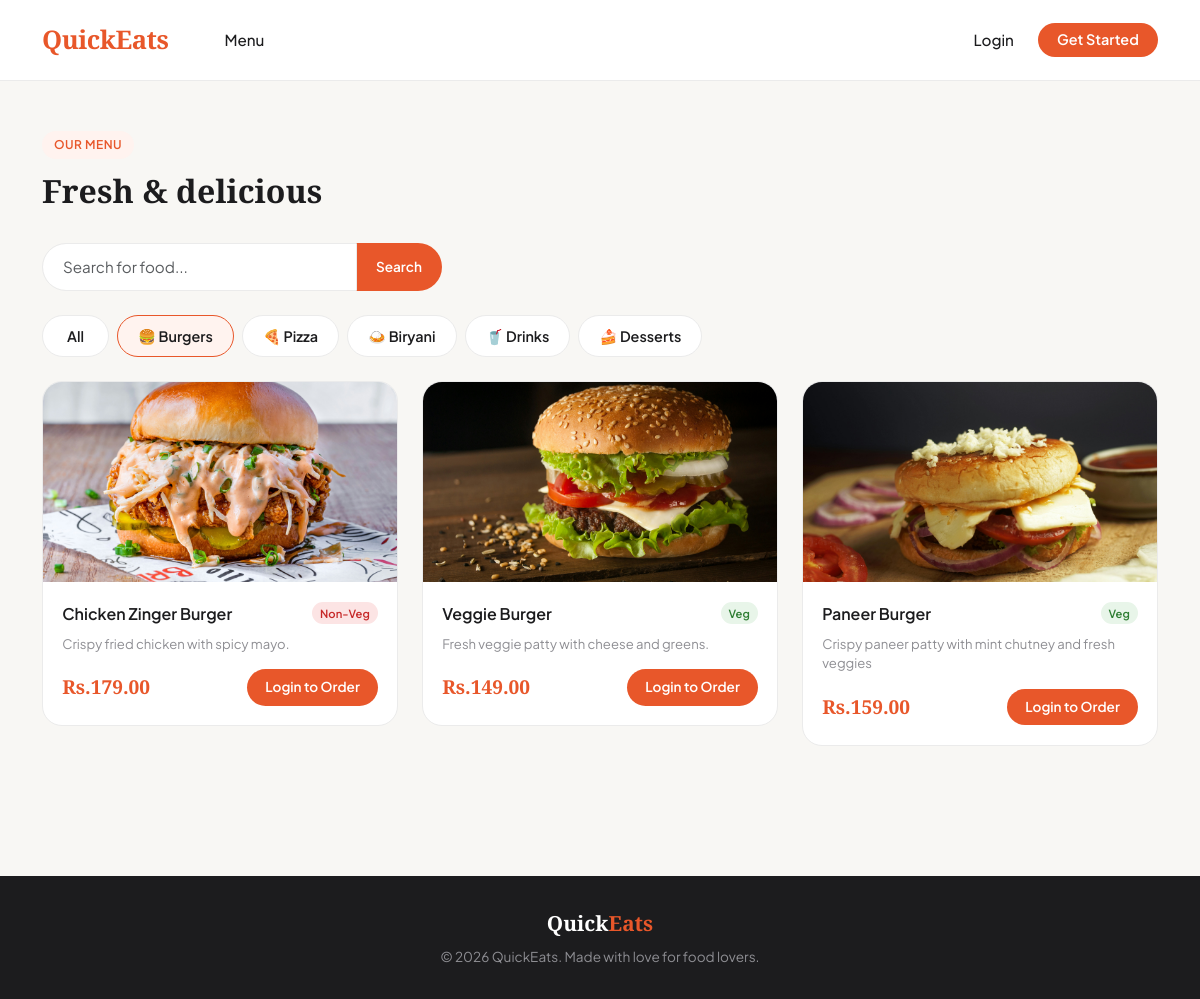
Page /menu/?category=1 on the committed database.
### core/models.py (models this page shows, shortened)
class Category(models.Model):
    name = models.CharField(max_length=100)
    class Meta:
        verbose_name_plural = "Categories"

class FoodItem(models.Model):
    category = models.ForeignKey(Category, on_delete=models.CASCADE, related_name='items')
    name = models.CharField(max_length=200)
    description = models.TextField(blank=True)
    price = models.DecimalField(max_digits=8, decimal_places=2)
    image = models.ImageField(upload_to='food_images/', blank=True, null=True)
    is_available = models.BooleanField(default=True)
    is_veg = models.BooleanField(default=True)

### core/views.py (the view)
# urls.py: path('menu/', views.menu_view, name='menu'),
def menu_view(request):
    category_id = request.GET.get('category')
    categories = Category.objects.all()
    q = request.GET.get('q', '')
    if category_id:
        food_items = FoodItem.objects.filter(category_id=category_id, is_available=True)
        active_cat = int(category_id)
    else:
        food_items = FoodItem.objects.filter(is_available=True)
        active_cat = None
    if q:
        food_items = food_items.filter(name__icontains=q)
    return render(request, 'menu.html', {
        'food_items': food_items,
        'categories': categories,
        'active_cat': active_cat,
    })

### core/context_processors.py (called while the page is built)
def cart_count(request):
    count = 0
    if request.user.is_authenticated:
        try:
            cart = Cart.objects.get(user=request.user)
            count = cart.get_item_count()
        except Cart.DoesNotExist:
            count = 0
    return {'cart_count': count}

### templates/menu.html (shortened to what this page needs)
{% extends 'base.html' %}
{% block content %}
<section style="padding:50px 0">
    <div class="container">
        <div class="section-tag">Our Menu</div>
        <h2 class="section-title">Fresh & delicious</h2>
        <form method="get" class="mb-4">
    <div class="input-group" style="max-width:400px">
        <input type="text" name="q" class="form-control"
               placeholder="Search for food..."
               value="{{ request.GET.q }}"
               style="border-radius:50px 0 0 50px;border:1.5px solid #ebebeb;padding:12px 20px">
        <button class="btn-add" type="submit"
                style="border-radius:0 50px 50px 0;padding:0 20px">
            Search
        </button>
    </div>
</form>
        <div class="d-flex flex-wrap gap-2 mb-4">
            <a href="{% url 'menu' %}" class="category-card d-inline-block py-2 px-4 {% if not active_cat %}active{% endif %}" style="border-radius:50px;padding:8px 20px">
                <span class="category-name">All</span>
            </a>
            {% for cat in categories %}
            <a href="{% url 'menu' %}?category={{ cat.id }}" class="category-card d-inline-block {% if active_cat == cat.id %}active{% endif %}" style="border-radius:50px;padding:8px 20px">
                <span class="category-name">
                    {% if cat.name == 'Burgers' %}🍔
                    {% elif cat.name == 'Pizza' %}🍕
                    {% elif cat.name == 'Biryani' %}🍛
                    {% elif cat.name == 'Drinks' %}🥤
                    {% elif cat.name == 'Desserts' %}🍰
                    {% else %}🍽️
                    {% endif %}
                    {{ cat.name }}
                </span>
            </a>
            {% endfor %}
        </div>
        {% if food_items %}
        <div class="row g-4">
            {% for item in food_items %}
            <div class="col-12 col-sm-6 col-lg-4">
                <div class="food-card">
                    {% if item.image %}
                    <img src="{{ item.image.url }}" class="food-img" alt="{{ item.name }}">
                    {% endif %}
                    <div class="food-card-body">
                        <div class="d-flex justify-content-between align-items-start mb-1">
                            <div class="food-name">{{ item.name }}</div>
                            {% if item.is_veg %}
                            <span class="badge-veg">Veg</span>
                            {% else %}
                            <span class="badge-nonveg">Non-Veg</span>
                            {% endif %}
                        </div>
                        <div class="food-desc">{{ item.description|truncatechars:80 }}</div>
                        <div class="d-flex justify-content-between align-items-center">
                            <div class="food-price">Rs.{{ item.price }}</div>
                            {% if user.is_authenticated %}
                            <a href="{% url 'add_to_cart' item.id %}" class="btn-add">+ Add</a>
                            {% else %}
                            <a href="{% url 'login' %}" class="btn-add">Login to Order</a>
                            {% endif %}
                        </div>
                    </div>
                </div>
            </div>
            {% endfor %}
        </div>
        {% else %}
        <div class="text-center py-5">
            <div style="font-size:4rem">😕</div>
            <h4 style="color:#8e8e93;margin-top:1rem">No items in this category</h4>
            <a href="{% url 'menu' %}" class="btn-primary-custom mt-3 d-inline-block">View All</a>
        </div>
        {% endif %}
    </div>
</section>
{% endblock %}

### templates/base.html (shortened to what this page needs)
<!DOCTYPE html>
<html lang="en">
<head>
    <link href="https://cdn.jsdelivr.net/npm/bootstrap@5.3.0/dist/css/bootstrap.min.css" rel="stylesheet">
    <link href="https://cdn.jsdelivr.net/npm/bootstrap-icons@1.10.5/font/bootstrap-icons.css" rel="stylesheet">
    {% load static %}
    <link rel="stylesheet" href="{% static 'css/style.css' %}">
</head>
<body>
<nav class="navbar navbar-expand-lg">
    <div class="container">
        <a class="navbar-brand" href="{% url 'home' %}">
            Quick<span style="color:#e8572a">Eats</span>
        </a>
        <div class="collapse navbar-collapse" id="navMenu">
            <ul class="navbar-nav me-auto ms-4">
                <li class="nav-item">
                    <a class="nav-link" href="{% url 'menu' %}">Menu</a>
                </li>
            </ul>
            <ul class="navbar-nav ms-auto align-items-center gap-2">
                {% if user.is_authenticated %}
                <li class="nav-item">
                    <a class="nav-link position-relative" href="{% url 'cart' %}">
                        <i class="bi bi-bag" style="font-size:1.3rem;color:#1c1c1e"></i>
                        {% if cart_count > 0 %}
                        <span class="position-absolute top-0 start-100 translate-middle badge rounded-pill" style="background:#e8572a;font-size:0.65rem">
                            {{ cart_count }}
                        </span>
                        {% endif %}
                    </a>
                </li>
                <li class="nav-item dropdown">
                    <a class="nav-link dropdown-toggle d-flex align-items-center gap-2" href="#" data-bs-toggle="dropdown">
                        <div style="width:34px;height:34px;border-radius:50%;background:#fff3ef;display:flex;align-items:center;justify-content:center;font-weight:700;font-size:0.85rem;color:#e8572a">
                            {{ user.username|slice:":1"|upper }}
                        </div>
                        {{ user.username }}
                    </a>
                    <ul class="dropdown-menu dropdown-menu-end" style="border-radius:14px;border:1.5px solid #ebebeb;padding:0.5rem">
                        <li><a class="dropdown-item" style="border-radius:10px" href="{% url 'my_orders' %}">My Orders</a></li>
                        <li><hr class="dropdown-divider"></li>
                        <li><a class="dropdown-item text-danger" style="border-radius:10px" href="{% url 'logout' %}">Logout</a></li>
                    </ul>
                </li>
                {% else %}
                <li class="nav-item">
                    <a class="nav-link" href="{% url 'login' %}">Login</a>
                </li>
                <li class="nav-item">
                    <a class="btn-signup nav-link" href="{% url 'register' %}">Get Started</a>
                </li>
                {% endif %}
            </ul>
        </div>
    </div>
</nav>
<main>
    {% block content %}{% endblock %}
</main>
<footer>
    <div class="container text-center">
        <div class="brand">Quick<span>Eats</span></div>
        <p class="mt-2 mb-0" style="font-size:0.85rem">© 2026 QuickEats. Made with love for food lovers.</p>
    </div>
</footer>
</body>
</html>

### static/css/style.css (style rules this page uses)
* { margin: 0; padding: 0; box-sizing: border-box; }
body { background-color: #f8f7f4; font-family: 'Plus Jakarta Sans', sans-serif; color: #1c1c1e; }
.navbar { background: #ffffff !important; border-bottom: 1px solid #ebebeb; padding: 1rem 0; box-shadow: none !important; }
.navbar-brand { font-family: 'Playfair Display', serif !important; font-size: 1.6rem !important; font-weight: 700 !important; color: #e8572a !important; letter-spacing: -0.5px; }
.navbar-brand span { color: #1c1c1e; }
.nav-link { color: #1c1c1e !important; font-weight: 500; font-size: 0.95rem; padding: 0.4rem 1rem !important; border-radius: 8px; transition: background 0.2s; }
.btn-signup { background: #e8572a; color: #fff !important; border-radius: 50px; padding: 0.4rem 1.2rem !important; font-weight: 600; font-size: 0.9rem; transition: background 0.2s; }
.section-tag { display: inline-block; background: #fff3ef; color: #e8572a; font-size: 0.75rem; font-weight: 600; padding: 5px 12px; border-radius: 50px; margin-bottom: 0.8rem; letter-spacing: 0.5px; text-transform: uppercase; }
.section-title { font-family: 'Playfair Display', serif; font-size: 2rem; font-weight: 700; color: #1c1c1e; margin-bottom: 2rem; }
.category-card { background: #fff; border: 1.5px solid #ebebeb; border-radius: 16px; padding: 1.5rem 1rem; text-align: center; text-decoration: none; display: block; transition: all 0.2s; cursor: pointer; }
.category-card.active { border-color: #e8572a; background: #fff3ef; }
.category-name { font-weight: 600; font-size: 0.9rem; color: #1c1c1e; }
.food-card { background: #fff; border: 1.5px solid #ebebeb; border-radius: 20px; overflow: hidden; transition: all 0.2s; }
.food-img { width: 100%; height: 200px; object-fit: cover; }
.food-card-body { padding: 1.2rem; }
.food-name { font-weight: 600; font-size: 1rem; color: #1c1c1e; margin-bottom: 4px; }
.food-desc { font-size: 0.82rem; color: #8e8e93; margin-bottom: 1rem; line-height: 1.5; }
.food-price { font-family: 'Playfair Display', serif; font-size: 1.2rem; font-weight: 700; color: #e8572a; }
.btn-add { background: #e8572a; color: #fff; border: none; padding: 8px 18px; border-radius: 50px; font-size: 0.85rem; font-weight: 600; text-decoration: none; display: inline-block; transition: background 0.2s; }
.badge-veg { background: #e8f5e9; color: #2e7d32; font-size: 0.7rem; font-weight: 600; padding: 3px 8px; border-radius: 50px; }
.badge-nonveg { background: #fce4e4; color: #c62828; font-size: 0.7rem; font-weight: 600; padding: 3px 8px; border-radius: 50px; }
.form-control { border: 1.5px solid #ebebeb; border-radius: 12px; padding: 12px 16px; font-size: 0.95rem; transition: border-color 0.2s; }
footer { background: #1c1c1e !important; color: #8e8e93; padding: 2rem 0; margin-top: 5rem; }
footer .brand { font-family: 'Playfair Display', serif; font-size: 1.3rem; color: #fff; font-weight: 700; }
footer span { color: #e8572a; }

### rows in the picture
Category: name "Burgers"
Category: name "Pizza"
Category: name "Biryani"
Category: name "Drinks"
Category: name "Desserts"
FoodItem: image (picture), name "Chicken Zinger Burger", is_veg "Non-Veg", description "Crispy fried chicken with spicy mayo.", price "179.00"
FoodItem: image (picture), name "Veggie Burger", is_veg "Veg", description "Fresh veggie patty with cheese and greens.", price "149.00"
FoodItem: image (picture), name "Paneer Burger", is_veg "Veg", description "Crispy paneer patty with mint chutney and fresh veggies", price "159.00"
